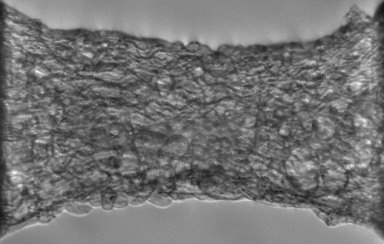
#> input picture in_silicoTest/transformingTestImage/warped_0.png, 384 x 244 px, found by its file name
$ python analyticalStrain_allFrames.py
#> lines starting #> are read from the running program, lines starting #| are printed output that depends on the picture; pictures that were not available may be replaced by others from this repository, and a replacement may not be noted
# -*- coding: utf-8 -*-
"""
Created on Thu Oct 12 09:27:43 2023

@author: laniq
"""
import os
import numpy as np
from matplotlib import pyplot as plt
import cheartio as chio
from skimage.io import imread
from matplotlib.tri import Triangulation, LinearTriInterpolator
from strainOperations import secondDeriv, calculate_defGradient, calculate_strain, display_strain, display_strainC, plot_deriv, calculate_strain_withC
from tqdm import tqdm


sim_fldr = 'sim_data/'
img_fldr = 'warped_image/images/'
pix_vid = 0.908
num_frames = 51
fldr = 'strain_calc/'
out_fldr = fldr + 'out/'
mask1 = fldr + 'Mask_1.png'

if not os.path.exists(out_fldr): os.mkdir(out_fldr)

parameterFileName = fldr + 'parameters_BSpline.txt'
original_image = imread(img_fldr + 'warped_0' + '.png', as_gray = True)
#> original_image is the input picture: shape (244, 384); min 21, max 252, mean 115.2

original_array = np.asarray(original_image).astype(np.float32).T
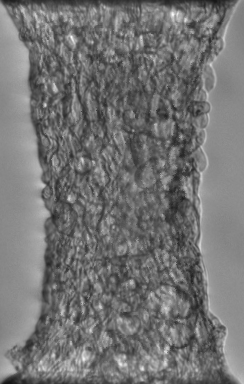
#> original_array: shape (384, 244) float32; min 21, max 252, mean 115.2
mask_1 = np.asarray(imread(mask1, as_gray=True))
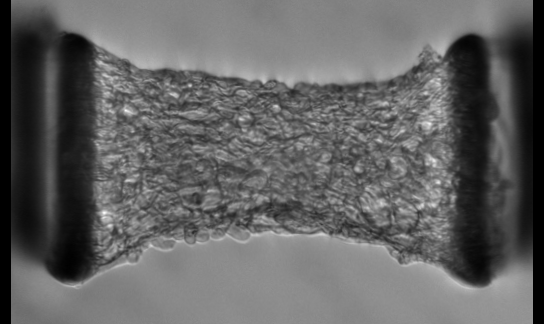
#> input picture in_silicoTest/transformingTestImage/warped_41.png, 544 x 324 px, given in place of Mask_1.png, which was not available
#> mask_1 is the input picture: shape (324, 544); min 0, max 251, mean 98.9
mask_1 = mask_1[9:-10]
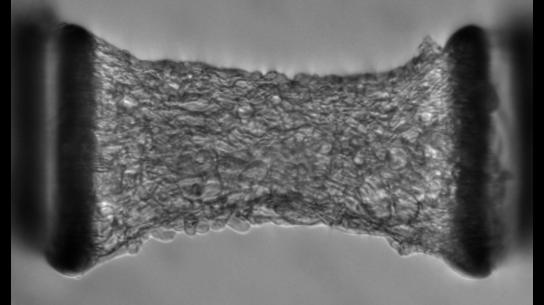
#> mask_1: shape (305, 544); min 0, max 251, mean 97.1
Mask_1 = np.zeros((244, 420))
#> (the run stopped early here; a loop or call above may not have finished)
